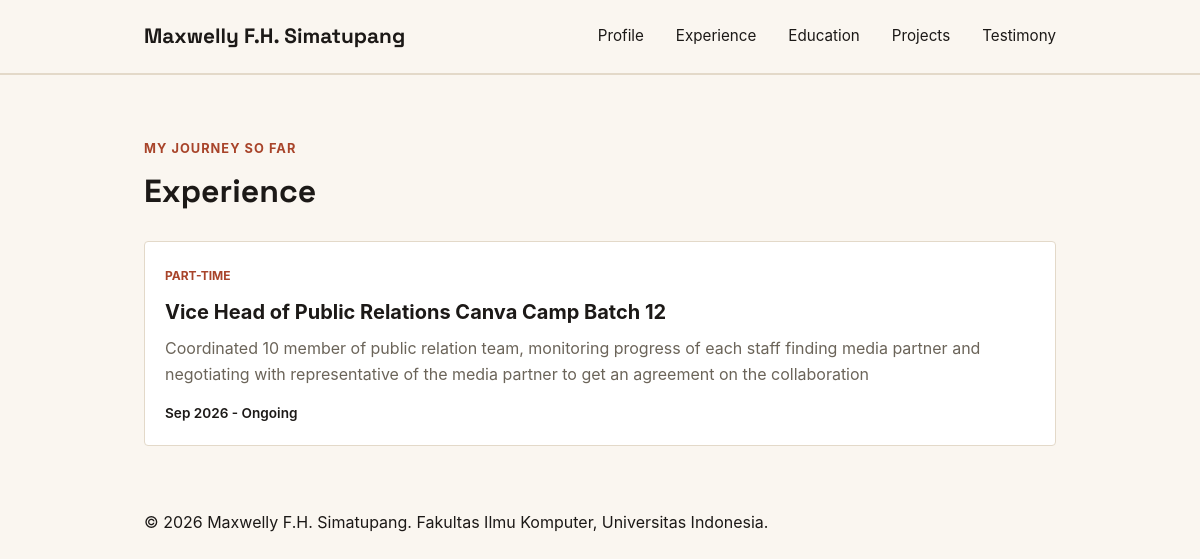
The page /experience/ on the database as committed earlier.
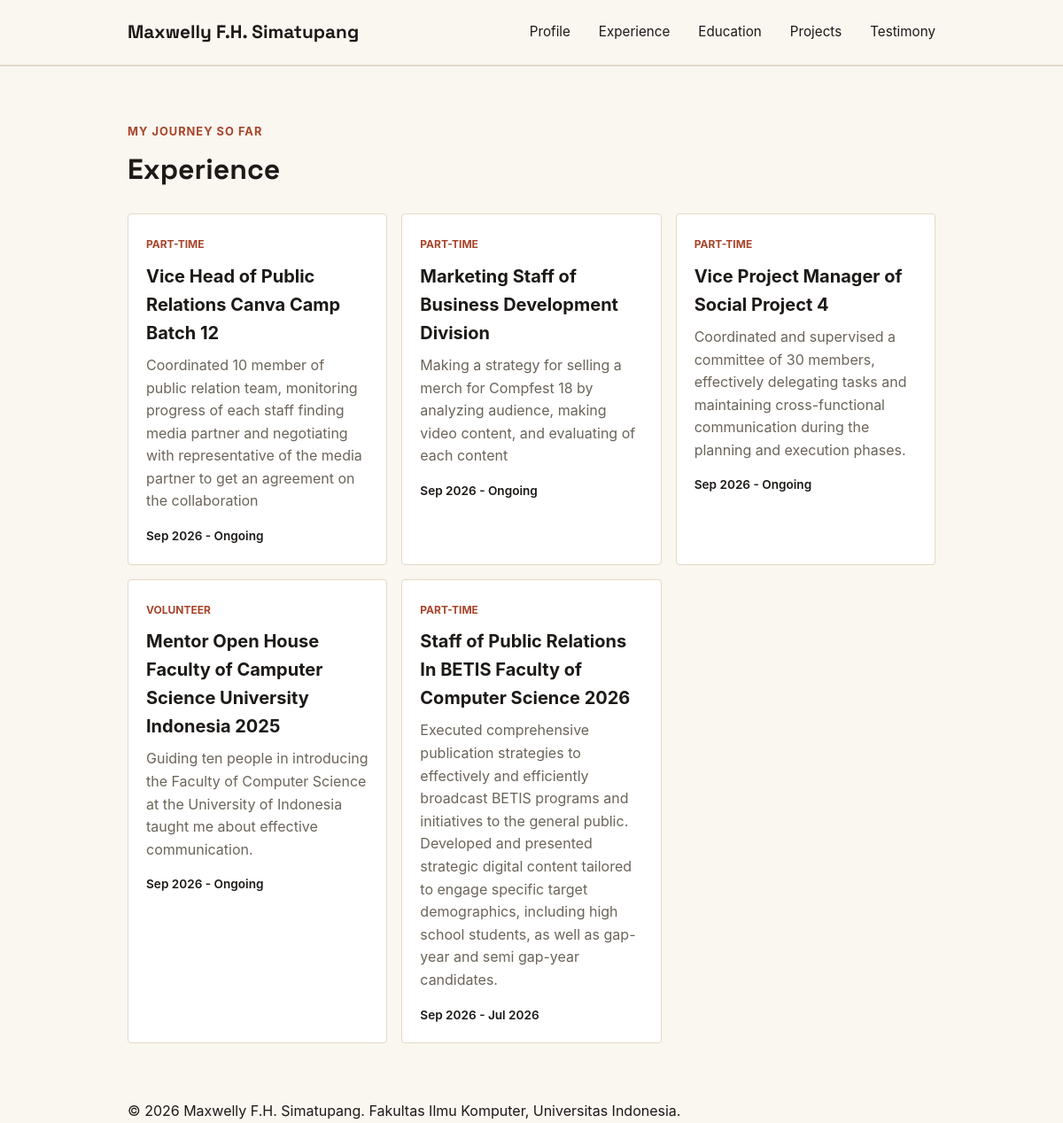
The same page on the database as committed later.
### main/models.py (models this page shows, shortened)
class Experience(models.Model):
    EXPERIENCE_CHOICES = [
        ('internship', 'Internship'),
        ('research', 'Research'),
        ('volunteer', 'Volunteer'),
        ('part-time', 'Part-Time'),
        ('full-time', 'Full-Time'),
        ('freelance', 'Freelance'),
    ]
    id = models.UUIDField(primary_key=True, default=uuid.uuid4, editable=False)
    title = models.CharField(max_length=255)
    description = models.TextField()
    category = models.CharField(max_length=20, choices=EXPERIENCE_CHOICES, default='full-time')
    thumbnail = models.URLField(blank=True, null=True)
    started_at = models.DateTimeField(auto_now_add=True)
    ended_at = models.DateTimeField(blank=True, null=True)
    @property
    def is_ongoing(self):
        return self.ended_at is None

### main/views.py (the view)
# urls.py: path("experience/", show_experience, name="show_experience"),
def show_experience(request):
    context = {
        "name": "Maxwelly F.H. Simatupang",
        "experience_list": Experience.objects.all(),
    }
    return render(request, "experience.html", context)

### templates/experience.html (shortened to what this page needs)
{% extends "base.html" %}
{% block content %}
    <main>
      <section class="experience-section" id="experience">
        <div class="container">
          <p class="section-kicker">My journey so far</p>
          <h1>Experience</h1>
          <div class="experience-grid">
            {% for experience in experience_list %}
            <article class="experience-card">
              <span class="experience-category">
                {{ experience.get_category_display }}
              </span>
              <h2>{{ experience.title }}</h2>
              <p class="experience-description">{{ experience.description }}</p>
              {% if experience.is_ongoing %}
              <p class="experience-status">{{ experience.started_at|date:"M Y" }} - Ongoing</p>
              {% else %}
              <p class="experience-status">{{ experience.started_at|date:"M Y" }} - {{  experience.ended_at|date:"M Y" }}</p>
              {% endif %}
            </article>
            {% empty %}
            <p class="empty-state">Experience has not been added yet.</p>
            {% endfor %}
          </div>
        </div>
      </section>
    </main>
{% endblock content %}

### templates/base.html (shortened to what this page needs)
{% load static %}
<!DOCTYPE html>
<html lang="en">
<head>
    <link rel="stylesheet" href="/static/css/style.css">
</head>
<body>
  <header class="site-header">
    <div class="container">
        <a href="{% url 'main:show_main' %}" class="brand">{{ name }}</a>
        <nav>
            <a href="{% url 'main:show_main' %}">Profile</a>
            <a href="{% url 'main:show_experience' %}">Experience</a>
            <a href="{% url 'main:show_education' %}">Education</a>
            <a href="{% url 'main:show_projects' %}">Projects</a>
            <a href="{% url 'main:show_testimony' %}">Testimony</a>
        </nav>
    </div>
  </header>
  {% block content %} {% endblock content %}
  <footer class="site-footer">
      <div class="container">
          <p>&copy; 2026 {{ name }}. Fakultas Ilmu Komputer, Universitas Indonesia.</p>
      </div>
  </footer>
</body>
</html>

### static/css/style.css (style rules this page uses)
* { margin: 0; padding: 0; box-sizing: border-box; }
:root { --ink: #1c1917; --paper: #faf6f0; --accent: #d95d39; --accent-dark: #a8442a; --line: #e3d9c9; --text-muted: #6b6459; --radius: 4px; }
body { font-family: -apple-system, "Segoe UI", Roboto, Helvetica, Arial, sans-serif; color: var(--ink); background-color: var(--paper); line-height: 1.6; }
h1, .brand { font-family: "Space Grotesk", -apple-system, sans-serif; }
.container { max-width: 960px; margin: 0 auto; padding: 0 1.5rem; }
.site-header { border-bottom: 1px solid var(--line); }
.site-header .container { display: flex; justify-content: space-between; align-items: center; padding: 1.25rem 1.5rem; }
.brand { font-size: 1.3rem; font-weight: 700; color: var(--ink); text-decoration: none; }
.site-header nav { display: flex; gap: 2rem; }
.site-header nav a { color: var(--ink); text-decoration: none; font-size: 0.95rem; }
.experience-section { padding: 4rem 0; border-top: 1px solid var(--line); }
.section-kicker { color: var(--accent-dark); font-size: 0.8rem; font-weight: 700; letter-spacing: 0.08em; text-transform: uppercase; }
.experience-section h1 { margin: 0.4rem 0 1.5rem; font-size: 2rem; }
.experience-grid { display: grid; grid-template-columns: repeat(auto-fit, minmax(240px, 1fr)); gap: 1rem; }
.experience-card { padding: 1.25rem; background-color: #fff; border: 1px solid var(--line); border-radius: var(--radius); }
.experience-category { color: var(--accent-dark); font-size: 0.75rem; font-weight: 700; text-transform: uppercase; }
.experience-card h2 { margin: 0.5rem 0; font-size: 1.25rem; }
.experience-description, .empty-state { color: var(--text-muted); }
.experience-status { margin-top: 1rem; font-size: 0.85rem; font-weight: 600; }

Rows that differ between the two databases and show on the page:
added Experience: category "PART-TIME", title "Marketing Staff of Business Development Division", description "Making a strategy for selling a merch for Compfest 18 by analyzing audience, making video content, and evaluating of each content", started_at "Sep 2026"
added Experience: category "PART-TIME", title "Vice Project Manager of Social Project 4", description "Coordinated and supervised a committee of 30 members, effectively delegating tasks and maintaining cross-functional communication during the planning and execution phases.", started_at "Sep 2026"
added Experience: category "VOLUNTEER", title "Mentor Open House Faculty of Camputer Science University Indonesia 2025", description "Guiding ten people in introducing the Faculty of Computer Science at the University of Indonesia taught me about effective communication.", started_at "Sep 2026"
added Experience: category "PART-TIME", title "Staff of Public Relations In BETIS Faculty of Computer Science 2026", description "Executed comprehensive publication strategies to effectively and efficiently broadcast BETIS programs and initiatives to the general public. Developed and presented strategic digital content tailored to engage specific target demographics, including high school students, as well as gap-year and semi gap-year candidates.", started_at "Sep 2026", ended_at "Jul 2026"
